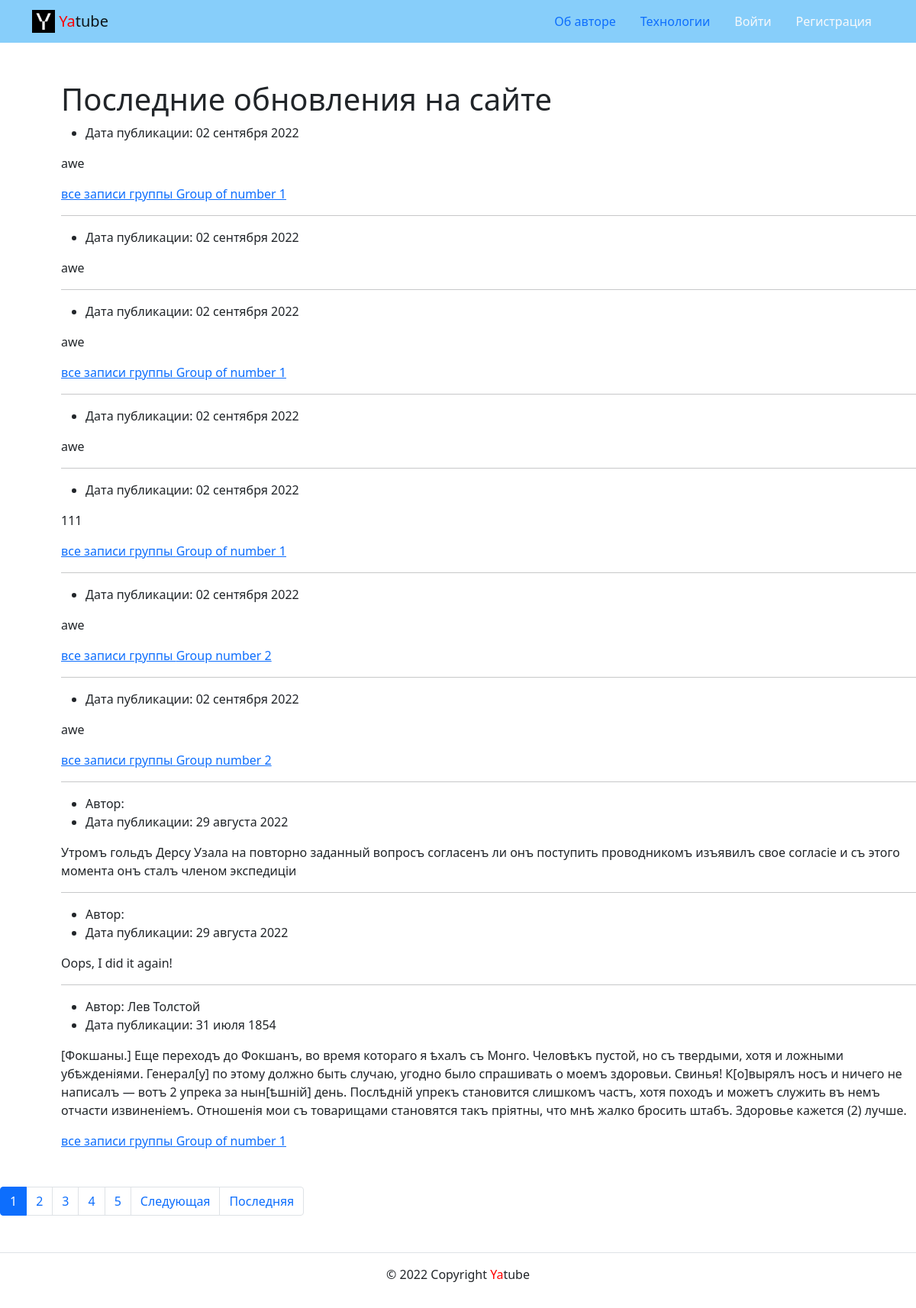
The page / on the database its author committed.
### posts/models.py (models this page shows, shortened)
class Post(models.Model):
    text = models.TextField()
    pub_date = models.DateTimeField(auto_now_add=True)
    author = models.ForeignKey(
        User,
        on_delete=models.CASCADE,
        blank=True,
        null=True,
        related_name='posts'
    )
    group = models.ForeignKey(
        Group,
        on_delete=models.SET_NULL,
        max_length=200,
        blank=True,
        null=True,
        related_name='posts'
    )
    class Meta:
        ordering = ('-pub_date',)

class Group(models.Model):
    title = models.CharField(max_length=200)
    slug = models.SlugField(max_length=100, unique=True)
    description = models.TextField()
    def __str__(self):
        return self.title

### posts/views.py (the view)
# urls.py: path('', views.index,
def index(request):
    template = 'posts/index.html'
    title = 'Последние обновления на сайте'
    posts = Post.objects.all()
    paginator = Paginator(posts, 10)
    page_number = request.GET.get('page')
    page_obj = paginator.get_page(page_number)
    context = {
        'title': title,
        'posts': posts,
        'page_obj':page_obj,}
    return render(request, template, context)

### core/context_processors/year.py (called while the page is built)
def year(request):
    return {
        "year": datetime.datetime.now().year
    }

### templates/posts/index.html
{% extends 'base.html' %}
{% block content %}
    <h1 style="margin-left: 80px; margin-top: 50px;">Последние обновления на сайте</h1>
        {% for post in page_obj %}
            <div style="margin-left: 80px;">
                <ul>
                    {% if post.author %}
                    <li>
                        Автор: {{ post.author.get_full_name }}
                    </li>
                    {% endif %}
                    <li>
                        Дата публикации: {{ post.pub_date|date:"d E Y" }}
                    </li>
                </ul>
                <p>{{ post.text }}</p>
                {% if post.group %}
                    <a href="{% url 'posts:group_list' post.group.slug %}">все записи группы {{ post.group }}</a>
                {% endif %}
                {% if not forloop.last %}
                    <hr>
                {% endif %}
            </div>
        {% endfor %}
        {% include 'posts/includes/paginator.html' %}
{% endblock %}

### rows shown on the page
Post: pub_date "02 сентября 2022", text "awe", group "Group of number 1"
Post: pub_date "02 сентября 2022", text "awe"
Post: pub_date "02 сентября 2022", text "awe", group "Group of number 1"
Post: pub_date "02 сентября 2022", text "awe"
Post: pub_date "02 сентября 2022", text "111", group "Group of number 1"
Post: pub_date "02 сентября 2022", text "awe", group "Group number 2"
Post: pub_date "02 сентября 2022", text "awe", group "Group number 2"
Post: pub_date "29 августа 2022", text "Утромъ гольдъ Дерсу Узала на повторно заданный вопросъ согласенъ ли онъ поступить проводникомъ изъявилъ свое согласіе и съ этого момента онъ сталъ членом экспедиціи"
Post: pub_date "29 августа 2022", text "Oops, I did it again!"
Post: author.get_full_name "Лев Толстой", pub_date "31 июля 1854", text "[Фокшаны.] Еще переходъ до Фокшанъ, во время котораго я ѣхалъ съ Монго. Человѣкъ пустой, но съ твердыми, хотя и ложными убѣжденіями. Генерал[у] по этому должно быть случаю, угодно было спрашивать о моемъ здоровьи. Свинья! К[о]вырялъ носъ и ничего не написалъ — вотъ 2 упрека за нын[ѣшній] день. Послѣдній упрекъ становится слишкомъ частъ, хотя походъ и можетъ служить въ немъ отчасти извиненіемъ. Отношенія мои съ товарищами становятся такъ пріятны, что мнѣ жалко бросить штабъ. Здоровье кажется (2) лучше.", group "Group of number 1"

### other values the page prints
{{ i }} "1"
{{ i }} "2" "3" "4" "5"
